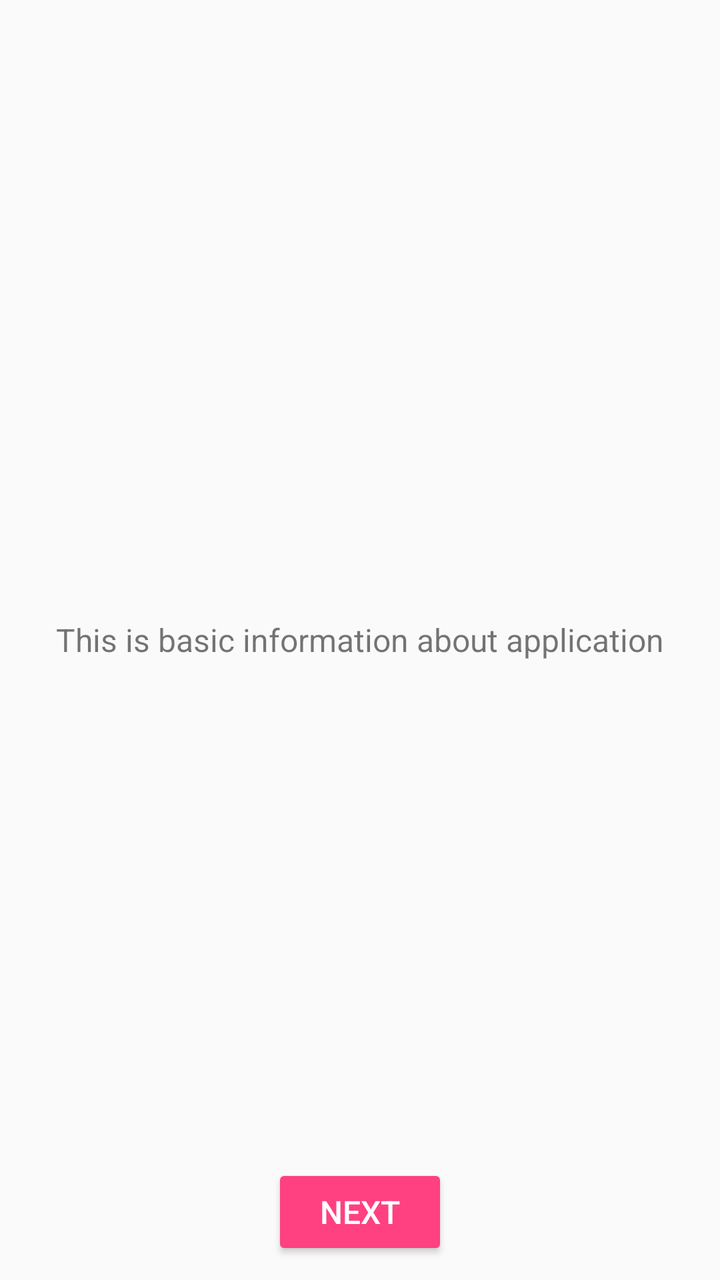
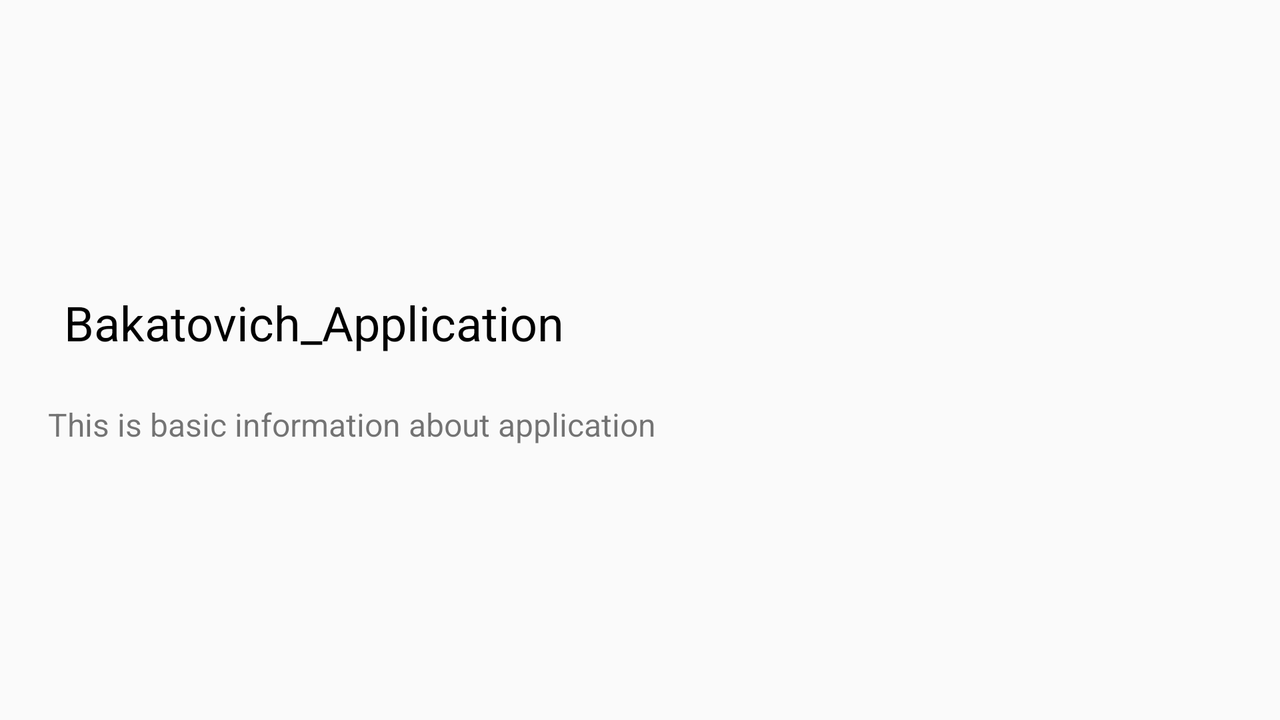

One screen, two layout resources from the same app: the default and the repository's alternative for another configuration. Each is rendered where Android would select it; the XML of both is given below.
<!-- AndroidManifest.xml: application theme AppTheme -->
<!-- res/layout/fragment_description.xml -->
<?xml version="1.0" encoding="utf-8"?>
<RelativeLayout xmlns:android="http://schemas.android.com/apk/res/android"
    xmlns:app="http://schemas.android.com/apk/res-auto"
    xmlns:tools="http://schemas.android.com/tools"
    android:layout_width="match_parent"
    android:layout_height="match_parent"
    tools:context="com.bignerdranch.android.bakatovich_application.welcome_page.WelcomeActivity">

    <LinearLayout
        android:layout_width="match_parent"
        android:layout_height="match_parent"
        android:gravity="center"
        android:orientation="vertical">

        <ImageView
            app:srcCompat="@mipmap/ic_launcher_round"
            style="@style/CircleImage"
            android:contentDescription="@string/image"/>

        <TextView
            android:layout_width="wrap_content"
            android:layout_height="wrap_content"
            android:layout_margin="@dimen/large_margin"
            android:text="@string/description"
            android:textSize="@dimen/medium_font"/>

    </LinearLayout>

    <Button
        android:id="@+id/next_button"
        android:layout_width="wrap_content"
        android:layout_height="wrap_content"
        android:layout_centerHorizontal="true"
        android:layout_alignParentBottom="true"
        style="@style/NextButton"/>

</RelativeLayout>
<!-- resources referenced by this layout -->
<resources>
  <dimen name="large_margin">24dp</dimen>
  <dimen name="medium_font">16sp</dimen>
  <!-- mipmap ic_launcher_round: png bitmap (mipmap-hdpi, 4887 bytes) -->
  <string name="description">This is basic information about application</string>
  <string name="image">Picture</string>
  <style name="NextButton" parent="@style/Widget.AppCompat.Button.Colored">
          <item name="android:text">Next</item>
          <item name="android:textSize">16sp</item>
          <item name="android:layout_marginBottom">10dp</item>
      </style>
  <style name="AppTheme" parent="Theme.AppCompat.Light.DarkActionBar">
          
          <item name="colorPrimary">@color/colorPrimary</item>
          <item name="colorPrimaryDark">@color/colorPrimaryDark</item>
          <item name="colorAccent">@color/colorAccent</item>
      </style>
  <color name="colorPrimary">#3F51B5</color>
  <color name="colorPrimaryDark">#303F9F</color>
  <color name="colorAccent">#FF4081</color>
</resources>
<!-- res/layout-land/fragment_description.xml (the repository's variant of the layout above) -->
<!-- drawn on the phone turned sideways -->
<?xml version="1.0" encoding="utf-8"?>
<FrameLayout xmlns:android="http://schemas.android.com/apk/res/android"
    xmlns:app="http://schemas.android.com/apk/res-auto"
    android:layout_width="match_parent"
    android:layout_height="match_parent">

    <LinearLayout
        android:layout_width="wrap_content"
        android:layout_height="wrap_content"
        android:layout_gravity="center_vertical"
        android:orientation="horizontal">

        <ImageView
            android:layout_margin="@dimen/small_margin"
            app:srcCompat="@mipmap/ic_launcher_round"
            style="@style/CircleImage"
            android:contentDescription="@string/image"/>

        <LinearLayout
            android:layout_width="wrap_content"
            android:layout_height="wrap_content"
            android:layout_gravity="center_vertical"
            android:orientation="vertical">

            <TextView
                android:layout_width="wrap_content"
                android:layout_height="wrap_content"
                android:layout_margin="@dimen/small_margin"
                style="@style/AppName"
                android:text="@string/app_name"
                android:textSize="@dimen/large_font"/>

            <TextView
                android:layout_width="wrap_content"
                android:layout_height="wrap_content"
                android:layout_margin="@dimen/small_margin"
                android:text="@string/description"
                android:textSize="@dimen/medium_font"/>

        </LinearLayout>

    </LinearLayout>
</FrameLayout>
<!-- resources referenced by the variant -->
<!-- as the phone turned sideways resolves them -->
<resources>
  <dimen name="large_font">24sp</dimen>
  <dimen name="medium_font">16sp</dimen>
  <dimen name="small_margin">8dp</dimen>
  <!-- mipmap ic_launcher_round: png bitmap (mipmap-hdpi, 4887 bytes) -->
  <string name="app_name" translatable="false">Bakatovich_Application</string>
  <string name="description">This is basic information about application</string>
  <string name="image">Picture</string>
  <style name="AppName">
          <item name="android:text">@string/app_name</item>
          <item name="android:padding">8dp</item>
          <item name="android:textSize">18sp</item>
          <item name="android:textColor">@android:color/black</item>
      </style>
  <style name="AppTheme" parent="Theme.AppCompat.Light.DarkActionBar">
          
          <item name="colorPrimary">@color/colorPrimary</item>
          <item name="colorPrimaryDark">@color/colorPrimaryDark</item>
          <item name="colorAccent">@color/colorAccent</item>
      </style>
  <color name="colorPrimary">#3F51B5</color>
  <color name="colorPrimaryDark">#303F9F</color>
  <color name="colorAccent">#FF4081</color>
</resources>
